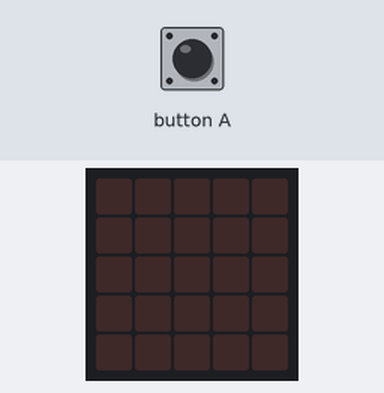
The program below on a simulated BBC micro:bit (MakeCode). Parts: the board's 5×5 LED display. The inputs (shaded band) are chosen by the test bench.

Above: at 1.2 s.
1.3 s: button A pressed for 0.15 s
At 1.65 s:
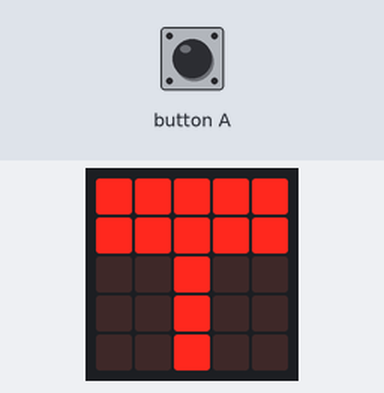
At 5.2 s:
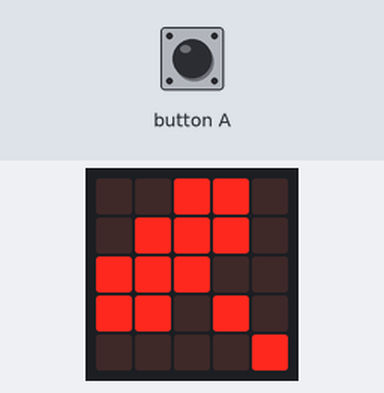
Timing chart, 0 to 6.7 s (numbered marks = the images above; inputs shaded):
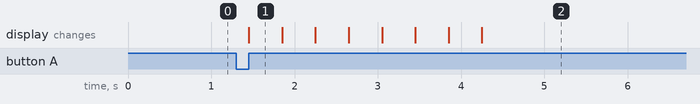

Measured:
- after the input at 1.3 s, the display: changes after 0.15 s (image 1)
- what the display in image 1 shows lasts 0.4 s, from 1.5 s to 1.9 s

The program:

main.ts
```typescript
input.onButtonPressed(Button.A, function () {
    basic.showLeds(`
        # # # # #
        # # # # #
        . . # . .
        . . # . .
        . . # . .
        `)
    basic.showLeds(`
        . # # . .
        . # # # .
        . . # # #
        . # . # #
        # . . . .
        `)
    basic.showLeds(`
        . . . # #
        . . . # #
        # # # # #
        . . . # #
        . . . # #
        `)
    basic.showLeds(`
        # . . . .
        . # . # #
        . . # # #
        . # # # .
        . # # . .
        `)
    basic.showLeds(`
        . . # . .
        . . # . .
        . . # . .
        # # # # #
        # # # # #
        `)
    basic.showLeds(`
        . . . . #
        # # . # .
        # # # . .
        . # # # .
        . . # # .
        `)
    basic.showLeds(`
        # # . . .
        # # . . .
        # # # # #
        # # . . .
        # # . . .
        `)
    basic.showLeds(`
        . . # # .
        . # # # .
        # # # . .
        # # . # .
        . . . . #
        `)
})
basic.forever(function () {

})
```

test.ts
```typescript
// här hamnar tester och detta kompileras inte när det här paketet används som ett tillägg.
```
